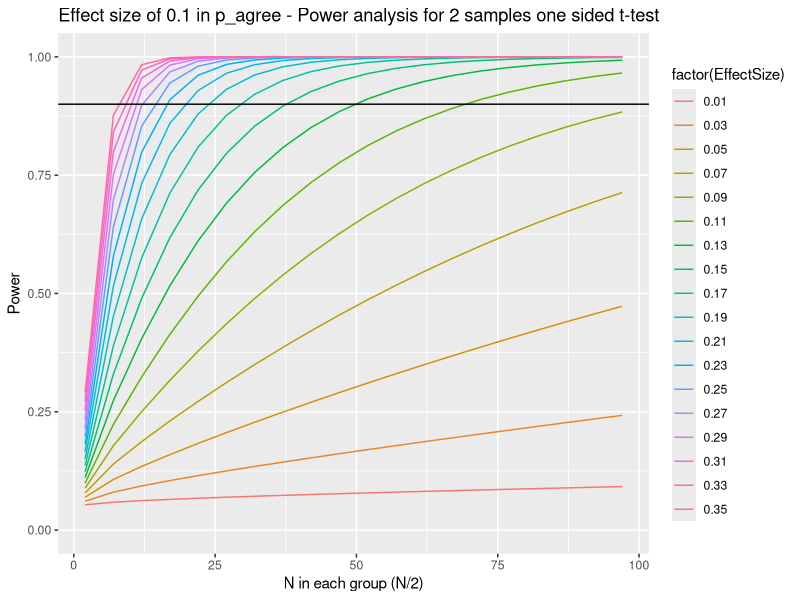
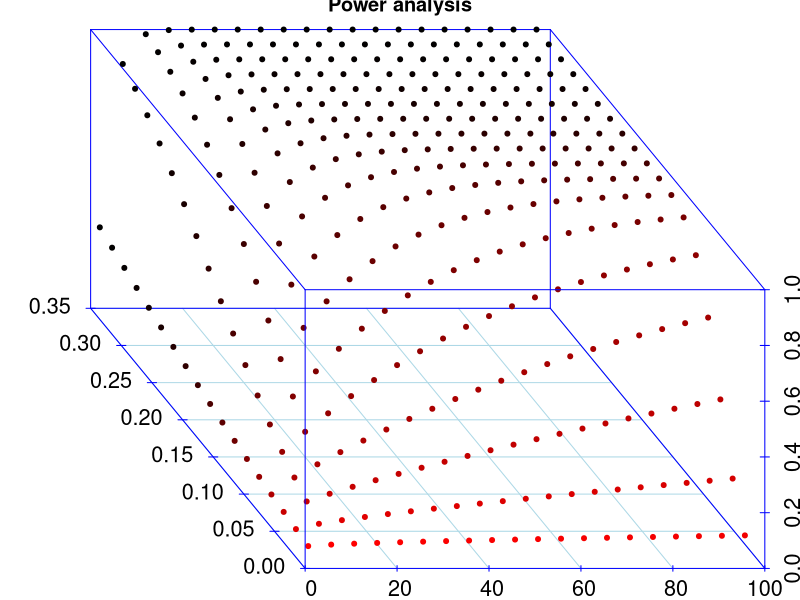

Write the R code that produced these figures, in order.
## ---- chunk 1
before_happiness = rnorm(40000,7,5)
after_happiness = before_happiness + rnorm(40000,0.5,1)
mean(after_happiness - before_happiness)

# What about 
after_happiness = before_happiness + rnorm(40000,0.5,35)
## ---- chunk 2
# Comonly used values in clinical trial design
qnorm(0.05)
pnorm(1.644854)
power = 0.9
false_positive_error_rate = 0.05
alpha = false_positive_error_rate

# Specific to the problem
effect_size = 0.1
standard_deviation = 0.22
variance = standard_deviation^2

mean = 0.64
estimated_n = 364
n = estimated_n

quantile = qnorm(0.05, mean, standard_deviation)-(effect_size/(standard_deviation/sqrt(n)))
estimated_power = 1 - pnorm(quantile, mean, standard_deviation)
print(paste0("Estimated power: ", estimated_power))

get_estimated_power = function (n, mean, standard_deviation, effect_size, alpha) {
  # quantile = qnorm(0.05)-(effect_size/(standard_deviation/sqrt(n)))
  # estimated_power = 1 - pnorm(quantile)
  power_test = power.t.test(n = n, delta = effect_size, sd = standard_deviation, sig.level = alpha,
             power = NULL,
             type = "two.sample",
             alternative = "one.sided")
  
  return(power_test$power)
}

n = seq(2,100,5) 
x = y = z = NULL
d = seq(0.01,0.35,0.02)
for (delta in d) {
  x = c(x,n)
  y = c(y, rep(delta, NROW(n)))
  z = c(z, sapply(n, get_estimated_power, mean, standard_deviation, delta, alpha))
} 

# sapply(n, get_estimated_power, mean, standard_deviation, effect_size, alpha)
library(scatterplot3d)
library(ggplot2)
library(data.table)

results = data.table(N=x,Power=z, EffectSize=y)
results[Power>0.9, min(N), by="EffectSize"]
ggplot(data.frame(N=x,Power=z, EffectSize=y), aes(N,Power, color=factor(EffectSize), group=EffectSize)) + geom_line()  + geom_hline(yintercept = 0.9) + ggtitle("Effect size of 0.1 in p_agree - Power analysis for 2 samples one sided t-test") + ylim(c(0,1)) + xlab("N in each group (N/2)")


## ---- chunk 3
N = x
effect_size = y
Power = z
threshold = rep(0.9, NROW(Power)) 

s3d = scatterplot3d(N, effect_size, Power, highlight.3d = TRUE, angle = 120,
col.axis = "blue", col.grid = "lightblue", cex.axis = 1.3,
cex.lab = 1.1, main = "Power analysis", pch = 20, mar = c(0.5, 0.3, 0.4, 0.3)) 

# s3d$points3d(effect_size, N, threshold, color = "blue", type = "l", angle = 70)
